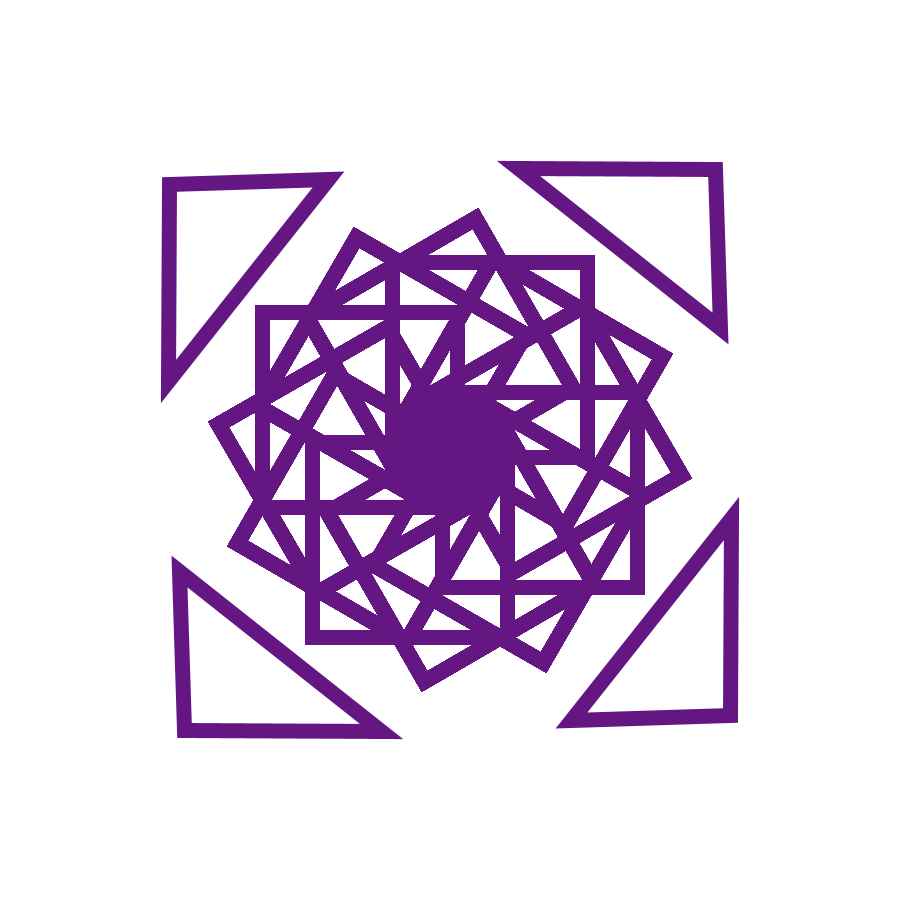
Frame 1 (no input)
Frame 2 (the mouse pressed at the canvas centre, redrawn once): identical to frame 1, image omitted

The Processing sketch that drew this single still picture (run headless with seeded random() and noise(); the mouse was pressed at the canvas centre and the sketch redrawn once):

// Processing sketch: processing_86322
// ── processing_86322.pde

void setup()
{
  size(900,900);
  smooth();
rectMode(CENTER);
}

void draw()
{
strokeJoin(MITER);

background(255);
stroke(100,23,131);
noFill();
strokeWeight(15);

translate(width/2, height/2);
for (int i=10;i<360;i+=1){
rotate(radians(30));
rect(90,40,195,195);
noLoop();
}
for (int i=10;i<360;i+=100){
rotate(radians(90));
triangle(110,370,210,200,-30,295);

}
}
